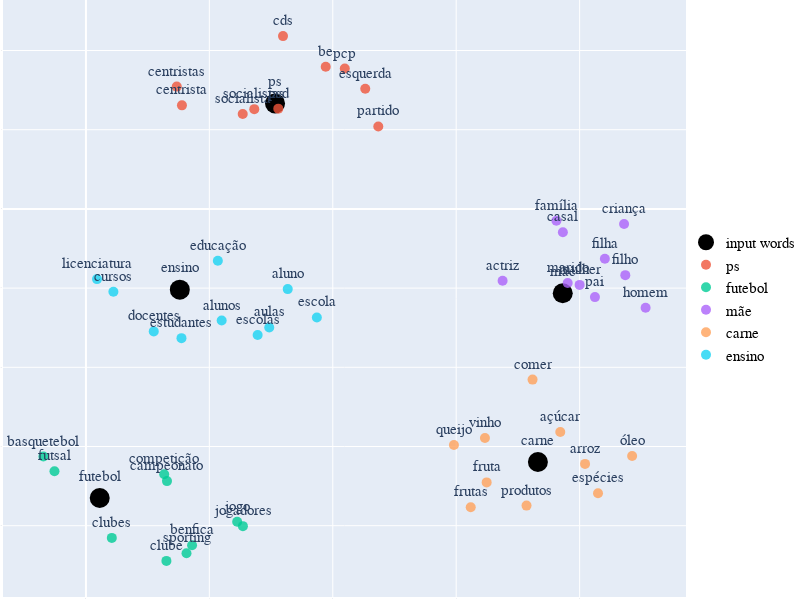

This figure's notebook cell:
### Code cell
plot_embeding(emb_matrix, ["ps", "futebol", "mãe", "carne", "ensino"], 10, "TSNE")

### Figure 1 — Plotly figure (JSON) as saved in the notebook; plotly's stock layout.template omitted (floating-point values rounded to 4 significant figures)
{"data": [{"marker": {"color": "black", "opacity": 1, "size": 20}, "mode": "markers+text", "name": "input words", "text": ["ps", "futebol", "mãe", "carne", "ensino"], "textfont": {"size": 15}, "textposition": "top center", "type": "scatter", "x": [1.532, 0.1116, 3.863, 3.662, 0.7605], "y": [1.332, -3.651, -1.065, -3.196, -1.02]}, {"marker": {"color": 2, "opacity": 0.8, "size": 10}, "mode": "markers+text", "name": "ps", "text": ["socialistas", "socialista", "psd", "partido", "pcp", "esquerda", "be", "centristas", "centrista", "cds"], "textfont": {"size": 15}, "textposition": "top center", "type": "scatter", "x": [1.364, 1.27, 1.558, 2.369, 2.097, 2.263, 1.943, 0.7358, 0.7779, 1.597], "y": [1.26, 1.198, 1.266, 1.041, 1.772, 1.517, 1.796, 1.544, 1.307, 2.182]}, {"marker": {"color": 2, "opacity": 0.8, "size": 10}, "mode": "markers+text", "name": "futebol", "text": ["futsal", "clubes", "sporting", "benfica", "jogo", "competição", "basquetebol", "campeonato", "clube", "jogadores"], "textfont": {"size": 15}, "textposition": "top center", "type": "scatter", "x": [-0.2549, 0.2096, 0.8148, 0.8598, 1.225, 0.6341, -0.3447, 0.6566, 0.652, 1.272], "y": [-3.312, -4.154, -4.347, -4.247, -3.951, -3.351, -3.127, -3.437, -4.444, -4.006]}, {"marker": {"color": 2, "opacity": 0.8, "size": 10}, "mode": "markers+text", "name": "mãe", "text": ["pai", "marido", "filha", "mulher", "filho", "actriz", "homem", "criança", "família", "casal"], "textfont": {"size": 15}, "textposition": "top center", "type": "scatter", "x": [4.124, 3.903, 4.204, 4.0, 4.37, 3.376, 4.535, 4.36, 3.812, 3.864], "y": [-1.114, -0.9363, -0.6283, -0.9597, -0.8365, -0.9074, -1.248, -0.1913, -0.1489, -0.2957]}, {"marker": {"color": 2, "opacity": 0.8, "size": 10}, "mode": "markers+text", "name": "carne", "text": ["arroz", "fruta", "açúcar", "vinho", "espécies", "queijo", "comer", "produtos", "frutas", "óleo"], "textfont": {"size": 15}, "textposition": "top center", "type": "scatter", "x": [4.044, 3.247, 3.843, 3.233, 4.149, 2.982, 3.619, 3.57, 3.118, 4.426], "y": [-3.219, -3.453, -2.816, -2.893, -3.59, -2.981, -2.155, -3.746, -3.767, -3.121]}, {"marker": {"color": 2, "opacity": 0.8, "size": 10}, "mode": "markers+text", "name": "ensino", "text": ["alunos", "cursos", "educação", "aulas", "estudantes", "escola", "escolas", "licenciatura", "aluno", "docentes"], "textfont": {"size": 15}, "textposition": "top center", "type": "scatter", "x": [1.1, 0.2225, 1.069, 1.485, 0.7741, 1.871, 1.391, 0.08961, 1.635, 0.5494], "y": [-1.41, -1.047, -0.6547, -1.497, -1.632, -1.371, -1.593, -0.8862, -1.013, -1.546]}], "layout": {"autosize": false, "font": {"family": " Courier New ", "size": 1}, "height": 600, "legend": {"font": {"color": "black", "family": "Courier New", "size": 15}, "x": 1, "y": 0.5}, "margin": {"b": 0, "l": 0, "r": 0, "t": 0}, "showlegend": true, "width": 800}}
